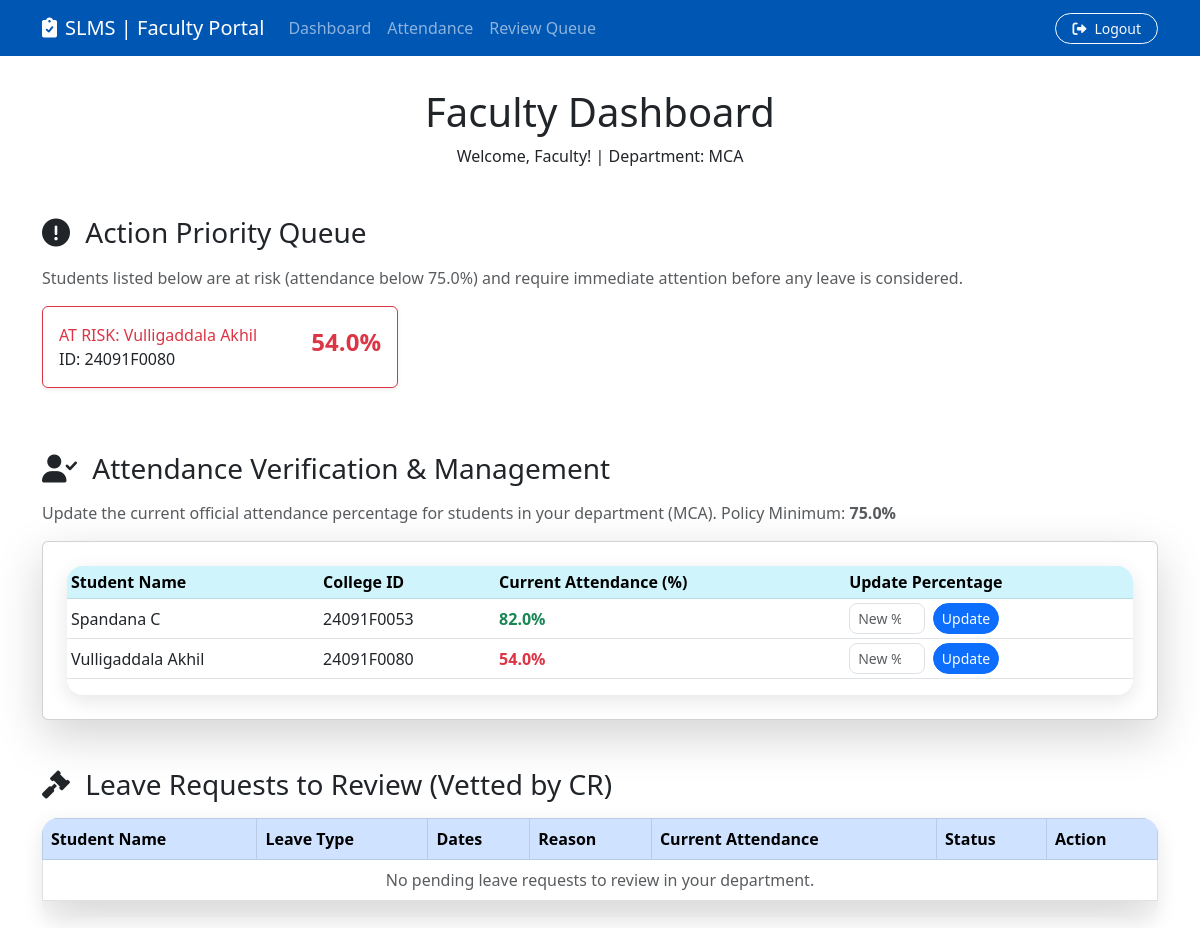
The page /faculty_dashboard (signed in) on the database its author committed.
### tables this page shows
CREATE TABLE users (
    id INTEGER PRIMARY KEY AUTOINCREMENT,
    first_name TEXT NOT NULL,
    second_name TEXT NOT NULL,
    email TEXT UNIQUE NOT NULL,
    branch TEXT NOT NULL,
    role TEXT NOT NULL,
    college_id TEXT UNIQUE NOT NULL,
    password_hash TEXT NOT NULL,
    is_verified INTEGER NOT NULL DEFAULT 0,         -- REQUIRED for Email Verification
    verification_token TEXT UNIQUE,                 -- REQUIRED for Email Verification
    attendance_percentage REAL DEFAULT 0.0          -- REQUIRED for Faculty Attendance
);

### app.py (the view, shortened to what this page needs)
@app.route('/faculty_dashboard', methods=['GET', 'POST'])
def faculty_dashboard():
    if 'user_id' not in session or session['role'] != 'faculty':
        return redirect(url_for('login'))
    faculty_user = get_user(session['user_id'])
    db = get_db()
    overdue_requests = db.execute(
        """
        SELECT lr.*, u.first_name, u.email
        FROM leave_requests lr
        JOIN users u ON lr.student_id = u.id
        WHERE lr.faculty_id = ?
        AND lr.status = 'Forwarded'
        AND lr.forward_time IS NOT NULL
        """,
        (faculty_user['id'],)
    ).fetchall()
    all_students_in_branch = db.execute(
        'SELECT id, first_name, second_name, college_id, attendance_percentage FROM users WHERE role = "student" AND branch = ?',
        (faculty_user['branch'],)
    ).fetchall()
    forwarded_requests = db.execute(
        'SELECT lr.*, u.first_name, u.second_name, u.college_id, u.branch, u.attendance_percentage FROM leave_requests lr JOIN users u ON lr.student_id = u.id WHERE u.branch = ? AND lr.status IN (?, ?) ORDER BY lr.created_at DESC',
        (faculty_user['branch'], 'Pending', 'Forwarded')
    ).fetchall()
    return render_template('faculty_dashboard.html',
                           user=faculty_user,
                           forwarded_requests=forwarded_requests,
                           all_students=all_students_in_branch,
                           min_attendance=MINIMUM_ATTENDANCE_REQUIRED)

### app.py (called while the page is built)
def get_db():
    if 'db' not in g:
        g.db = sqlite3.connect(
            app.config['DATABASE'],
            detect_types=sqlite3.PARSE_DECLTYPES
        )
        g.db.row_factory = sqlite3.Row
    return g.db

def get_user(user_id):
    db = get_db()
    user = db.execute('SELECT * FROM users WHERE id = ?', (user_id,)).fetchone()
    return user

### templates/faculty_dashboard.html (shortened to what this page needs)
<!DOCTYPE html>
<html lang="en">
<head>
    <link rel="stylesheet" href="{{ url_for('static', filename='styles.css') }}">
    <link href="https://cdn.jsdelivr.net/npm/bootstrap@5.3.0/dist/css/bootstrap.min.css" rel="stylesheet">
    <link rel="stylesheet" href="https://cdnjs.cloudflare.com/ajax/libs/font-awesome/6.0.0-beta3/css/all.min.css">
</head>
<body class="bg-light-gray text-gray-800">
    <nav class="navbar navbar-expand-lg navbar-dark bg-primary-dark shadow-md">
        <div class="container max-w-7xl">
            <a class="navbar-brand font-bold" href="{{ url_for('faculty_dashboard') }}"><i class="fas fa-clipboard-check me-2"></i>SLMS | Faculty Portal</a>
            <div class="collapse navbar-collapse">
                <ul class="navbar-nav me-auto mb-2 mb-lg-0">
                    <li class="nav-item"><a class="nav-link" href="{{ url_for('faculty_dashboard') }}">Dashboard</a></li>
                    <li class="nav-item"><a class="nav-link" href="#attendance_section">Attendance</a></li>
                    <li class="nav-item"><a class="nav-link" href="#leave_review_section">Review Queue</a></li>
                </ul>
                <ul class="navbar-nav">
                    <li class="nav-item"><a class="btn btn-sm btn-outline-light rounded-pill px-3" href="{{ url_for('logout') }}"><i class="fas fa-sign-out-alt me-2"></i>Logout</a></li>
                </ul>
            </div>
        </div>
    </nav>
    <div class="container dashboard-container max-w-7xl">
        <h1 class="text-center mb-2 text-primary-dark">Faculty Dashboard</h1>
        <p class="text-center text-secondary-dark">Welcome, {{ user.first_name }}! | Department: {{ user.branch }}</p>
        <h3 class="mt-5 mb-3 text-secondary-dark"><i class="fas fa-exclamation-circle me-2"></i> Action Priority Queue</h3>
        <p class="text-muted">Students listed below are at risk (attendance below {{ min_attendance }}%) and require immediate attention before any leave is considered.</p>
        <div class="row mb-5">
            {% set low_attendance_students = all_students | selectattr('attendance_percentage', 'lt', min_attendance) | list %}
            {% if low_attendance_students %}
                {% for student in low_attendance_students %}
                    <div class="col-md-4 mb-3">
                        <div class="card p-3 shadow-sm bg-danger-light border-start-3 border-danger">
                            <div class="d-flex justify-content-between align-items-center">
                                <div>
                                    <p class="font-semibold text-danger mb-0">AT RISK: {{ student.first_name }} {{ student.second_name }}</p>
                                    <p class="text-sm text-danger-dark mb-0">ID: {{ student.college_id }}</p>
                                </div>
                                <h4 class="text-danger fw-bold">{{ student.attendance_percentage | round(1) }}%</h4>
                            </div>
                        </div>
                    </div>
                {% endfor %}
            {% else %}
                <div class="col-12">
                    <div class="alert alert-success bg-success-light border-start-4 border-success">
                        All students in this department meet the minimum attendance requirement ({{ min_attendance }}%).
                    </div>
                </div>
            {% endif %}
        </div>
        <h3 class="mt-5 mb-3 text-secondary-dark" id="attendance_section"><i class="fas fa-user-check me-2"></i> Attendance Verification & Management</h3>
        <p class="text-muted">Update the current official attendance percentage for students in your department ({{ user.branch }}). Policy Minimum: <strong>{{ min_attendance }}%</strong></p>
        <div class="card p-4 mb-5 shadow-lg">
            <div class="table-responsive">
                <table class="table table-hover table-sm">
                    <thead class="table-info">
                        <tr>
                            <th>Student Name</th>
                            <th>College ID</th>
                            <th>Current Attendance (%)</th>
                            <th>Update Percentage</th>
                        </tr>
                    </thead>
                    <tbody>
                        {% for student in all_students %}
                        <tr class="align-middle">
                            <td>{{ student.first_name }} {{ student.second_name }}</td>
                            <td>{{ student.college_id }}</td>
                            <td class="fw-bold {{ 'text-danger' if student.attendance_percentage < min_attendance else 'text-success' }}">
                                {{ student.attendance_percentage | round(1) }}%
                            </td>
                            <td>
                                <form action="{{ url_for('faculty_dashboard') }}" method="post" class="d-flex attendance-input-group">
                                    <input type="number" step="0.1" min="0" max="100" class="form-control form-control-sm me-2 rounded-3" name="attendance_percentage" placeholder="New %" required>
                                    <button type="submit" class="btn btn-sm btn-primary rounded-pill">Update</button>
                                </form>
                            </td>
                        </tr>
                        {% else %}
                        <tr>
                            <td colspan="4" class="text-center text-muted">No students found in this department.</td>
                        </tr>
                        {% endfor %}
                    </tbody>
                </table>
            </div>
        </div>
        <h3 class="mt-5 mb-3 text-secondary-dark" id="leave_review_section"><i class="fas fa-gavel me-2"></i> Leave Requests to Review (Vetted by CR)</h3>
        <div class="table-responsive">
            <table class="table table-hover table-bordered bg-white rounded-lg shadow-lg overflow-hidden">
                <thead class="table-primary">
                    <tr>
                        <th>Student Name</th>
                        <th>Leave Type</th>
                        <th>Dates</th>
                        <th>Reason</th>
                        <th>Current Attendance</th>
                        <th>Status</th>
                        <th>Action</th>
                    </tr>
                </thead>
                <tbody>
                    {% for req in forwarded_requests %}
                    {% set student_attendance = req.attendance_percentage | default(0.0) %}
                    <tr class="align-middle {{ 'table-warning' if req.status == 'Forwarded' else 'table-light' }}">
                        <td>{{ req.first_name }} {{ req.second_name }} ({{ req.college_id }})</td>
                        <td><span class="badge bg-secondary">{{ req.leave_type }}</span></td>
                        <td>{{ req.start_date }} to {{ req.end_date }}</td>
                        <td>{{ req.reason }}</td>
                        <td>
                            <span class="badge rounded-pill {{ 'bg-danger' if student_attendance < min_attendance else 'bg-success' }}">
                                {{ student_attendance | round(1) }}%
                            </span>
                            {% if student_attendance < min_attendance and req.status in ['Pending', 'Forwarded'] %}
                                <small class="text-danger fw-bold d-block">POLICY FAIL!</small>
                            {% endif %}
                        </td>
                         <td>
                            <span class="badge bg-secondary text-white">{{ req.status }}</span>
                        </td>
                        <td>
                            {% if req.status in ['Approved', 'Rejected'] %}
                                <span class="badge {{ 'bg-success' if req.status == 'Approved' else 'bg-danger' }}">{{ req.status }}</span>
                            {% else %}
                            <form action="{{ url_for('faculty_dashboard') }}" method="post" class="d-inline">
                                <input type="hidden" name="leave_id" value="{{ req.id }}">
                                <button type="submit" name="action" value="accept" class="btn btn-sm btn-success rounded-pill" {% if student_attendance < min_attendance %}disabled title="Attendance too low to approve"{% endif %}><i class="fas fa-check me-1"></i> Accept</button>
                                <button type="submit" name="action" value="reject" class="btn btn-sm btn-danger rounded-pill ms-1"><i class="fas fa-times me-1"></i> Reject</button>
                            </form>
                            {% endif %}
                        </td>
                    </tr>
                    {% else %}
                    <tr>
                        <td colspan="7" class="text-center text-muted">No pending leave requests to review in your department.</td>
                    </tr>
                    {% endfor %}
                </tbody>
            </table>
        </div>
    </div>
</body>
</html>

### static/styles.css (style rules this page uses)
:root { --primary-color: #0056b3; --primary-light: #007bff; --accent-color: #28a745; --secondary-color: #6c757d; --bg-light: #f8f9fa; --shadow-soft: 0 6px 20px rgba(0, 0, 0, 0.1); }
body { font-family: 'Inter', sans-serif; background-color: var(--bg-light); color: #343a40; line-height: 1.6; }
.navbar { background-color: var(--primary-color) !important; }
.dashboard-container { padding: 3rem 1.5rem; }
.card { border: none; border-radius: 16px; box-shadow: var(--shadow-soft); transition: transform 0.3s ease-in-out, box-shadow 0.3s ease-in-out; }
.form-control, .btn { border-radius: 10px; padding: 0.75rem 1rem; }
.btn-primary { background-color: var(--primary-light); border-color: var(--primary-color); font-weight: 600; transition: background-color 0.2s; }
h1, h3 { font-weight: 700; color: var(--primary-color); }
.table-responsive { border-radius: 16px; overflow: hidden; box-shadow: var(--shadow-soft); }
.attendance-input-group { max-width: 150px; }
.text-danger { color: #dc3545 !important; }
.text-success { color: var(--accent-color) !important; }
@media (max-width: 1200px) and (min-width: 769px) { .dashboard-container { padding: 2rem; } }

### templates/faculty_dashboard.html (style rules this page uses)
.attendance-input-group { max-width: 150px; }

### rows shown on the page
users: first_name "Faculty", branch "MCA"
users: first_name "Vulligaddala", second_name "Akhil", college_id "24091F0080", attendance_percentage "54.0"
users: first_name "Spandana", second_name "C", college_id "24091F0053", attendance_percentage "82.0"

### other values the page prints
{{ min_attendance }} "75.0"
